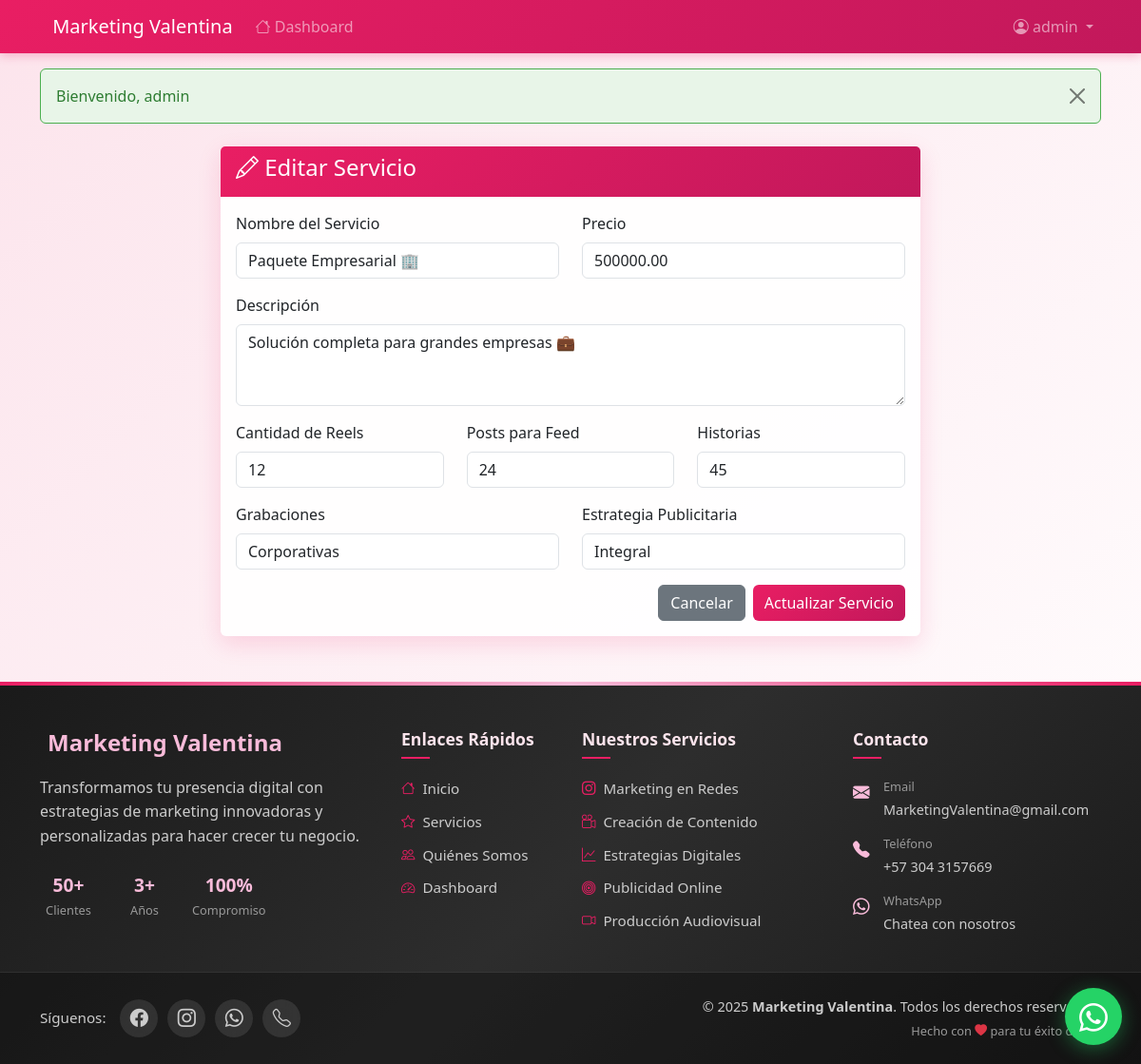
Page /index.php?page=service&action=edit&id=3 (signed in) on the committed database.
### tables this page shows
CREATE TABLE services (
    id INT AUTO_INCREMENT PRIMARY KEY,
    nombre VARCHAR(100) NOT NULL,
    descripcion TEXT NOT NULL,
    reels INT DEFAULT NULL,
    post_feed INT DEFAULT NULL,
    historias INT DEFAULT NULL,
    grabaciones VARCHAR(100) DEFAULT NULL,
    estrategia_publicitaria VARCHAR(100) DEFAULT NULL,
    precio DECIMAL(10, 2) NOT NULL
);

### controllers/ServiceController.php (called while the page is built, shortened)
<?php
require_once 'models/ServiceModel.php';
class ServiceController {
    private $serviceModel;
    public function __construct() {
        $this->serviceModel = new ServiceModel();
    }
    public function edit() {
        $id = $_GET['id'] ?? null;
        $service = $this->serviceModel->getServiceById($id);
        require_once 'views/service/edit.php';
    }
}
?>

### utils/db.php (called while the page is built)
<?php
class Database {
    private $host = 'localhost';
    private $dbname = 'marketing_valentina';
    private $username = 'root';
    private $password = '';
    private $pdo;
    public function __construct() {
        try {
            $this->pdo = new PDO(
                "mysql:host={$this->host};dbname={$this->dbname};charset=utf8mb4",
                $this->username,
                $this->password,
                [
                    PDO::ATTR_ERRMODE => PDO::ERRMODE_EXCEPTION,
                    PDO::ATTR_DEFAULT_FETCH_MODE => PDO::FETCH_ASSOC,
                    PDO::ATTR_EMULATE_PREPARES => false,
                    PDO::MYSQL_ATTR_INIT_COMMAND => "SET NAMES utf8mb4 COLLATE utf8mb4_unicode_ci"
                ]
            );
            $this->pdo->exec("SET CHARACTER SET utf8mb4");
            $this->pdo->exec("SET COLLATION_CONNECTION = utf8mb4_unicode_ci");
        } catch (PDOException $e) {
            die("Error de conexión: " . $e->getMessage());
        }
    }
    public function getConnection() {
        return $this->pdo;
    }
}
?>

### models/ServiceModel.php (called while the page is built, shortened)
<?php
require_once 'utils/db.php';
class ServiceModel {
    private $db;
    public function __construct() {
        $database = new Database();
        $this->db = $database->getConnection();
    }
    public function getServiceById($id) {
        $stmt = $this->db->prepare("SELECT * FROM services WHERE id = ?");
        $stmt->execute([$id]);
        return $stmt->fetch(PDO::FETCH_ASSOC);
    }
}
?>

### views/service/edit.php (the view)
<?php require_once 'views/templates/header.php'; ?>
<div class="container mt-4">
    <div class="row justify-content-center">
        <div class="col-md-8">
            <div class="card">
                <div class="card-header">
                    <h4><i class="bi bi-pencil"></i> Editar Servicio</h4>
                </div>
                <div class="card-body">
                    <form method="POST">
                        <div class="row">
                            <div class="col-md-6 mb-3">
                                <label for="nombre" class="form-label">Nombre del Servicio</label>
                                <input type="text" class="form-control" id="nombre" name="nombre"
                                    value="<?= htmlspecialchars($service['nombre']) ?>" required>
                            </div>
                            <div class="col-md-6 mb-3">
                                <label for="precio" class="form-label">Precio</label>
                                <input type="number" step="0.01" class="form-control" id="precio" name="precio"
                                    value="<?= $service['precio'] ?>" required>
                            </div>
                        </div>
                        <div class="mb-3">
                            <label for="descripcion" class="form-label">Descripción</label>
                            <textarea class="form-control" id="descripcion" name="descripcion" rows="3" required><?= htmlspecialchars($service['descripcion']) ?></textarea>
                        </div>
                        <div class="row">
                            <div class="col-md-4 mb-3">
                                <label for="reels" class="form-label">Cantidad de Reels</label>
                                <input type="number" class="form-control" id="reels" name="reels"
                                    value="<?= $service['reels'] ?>">
                            </div>
                            <div class="col-md-4 mb-3">
                                <label for="post_feed" class="form-label">Posts para Feed</label>
                                <input type="number" class="form-control" id="post_feed" name="post_feed"
                                    value="<?= $service['post_feed'] ?>">
                            </div>
                            <div class="col-md-4 mb-3">
                                <label for="historias" class="form-label">Historias</label>
                                <input type="number" class="form-control" id="historias" name="historias"
                                    value="<?= $service['historias'] ?>">
                            </div>
                        </div>
                        <div class="row">
                            <div class="col-md-6 mb-3">
                                <label for="grabaciones" class="form-label">Grabaciones</label>
                                <input type="text" class="form-control" id="grabaciones" name="grabaciones"
                                    value="<?= htmlspecialchars($service['grabaciones']) ?>">
                            </div>
                            <div class="col-md-6 mb-3">
                                <label for="estrategia_publicitaria" class="form-label">Estrategia Publicitaria</label>
                                <input type="text" class="form-control" id="estrategia_publicitaria" name="estrategia_publicitaria"
                                    value="<?= htmlspecialchars($service['estrategia_publicitaria']) ?>">
                            </div>
                        </div>
                        <div class="d-grid gap-2 d-md-flex justify-content-md-end">
                            <a href="index.php?page=service&action=list" class="btn btn-secondary">Cancelar</a>
                            <button type="submit" class="btn btn-primary">Actualizar Servicio</button>
                        </div>
                    </form>
                </div>
            </div>
        </div>
    </div>
</div>
<?php require_once 'views/templates/footer.php'; ?>

### views/templates/header.php (style rules this page uses)
:root { --pink-light: #fce4ec; --pink-medium: #f8bbd9; --pink-dark: #e91e63; --pink-darker: #c2185b; --blue-gradient-start: #6a75ca; --blue-gradient-end: #4e54c8; --green-gradient-start: #20c997; --green-gradient-end: #0bb197; }
body { background: linear-gradient(135deg, var(--pink-light) 0%, #fff 100%); min-height: 100vh; }
.card { border: none; box-shadow: 0 8px 25px rgba(233, 30, 99, 0.15); transition: transform 0.3s ease, box-shadow 0.3s ease; background: rgba(255, 255, 255, 0.95); }
.card-header { background: linear-gradient(135deg, var(--pink-dark), var(--pink-darker)); color: white; border: none; }
.btn-primary { background: linear-gradient(135deg, var(--pink-dark), var(--pink-darker)); border: none; transition: all 0.3s ease; }

### rows in the picture
services: nombre "Paquete Empresarial 🏢", precio "500000.00", descripcion "Solución completa para grandes empresas 💼", reels "12", post_feed "24", historias "45", grabaciones "Corporativas", estrategia_publicitaria "Integral"

### other values in the picture
$_SESSION['username'] "admin"
$message['message'] "Bienvenido, admin"
